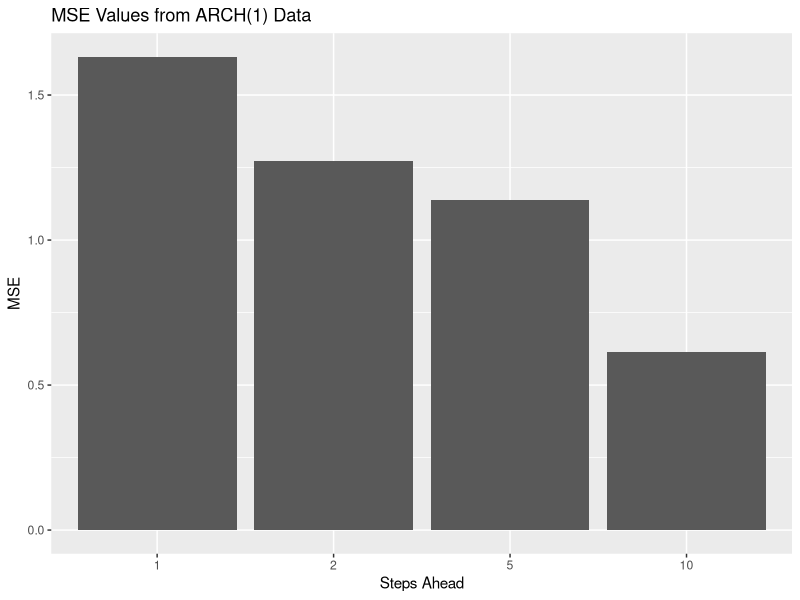
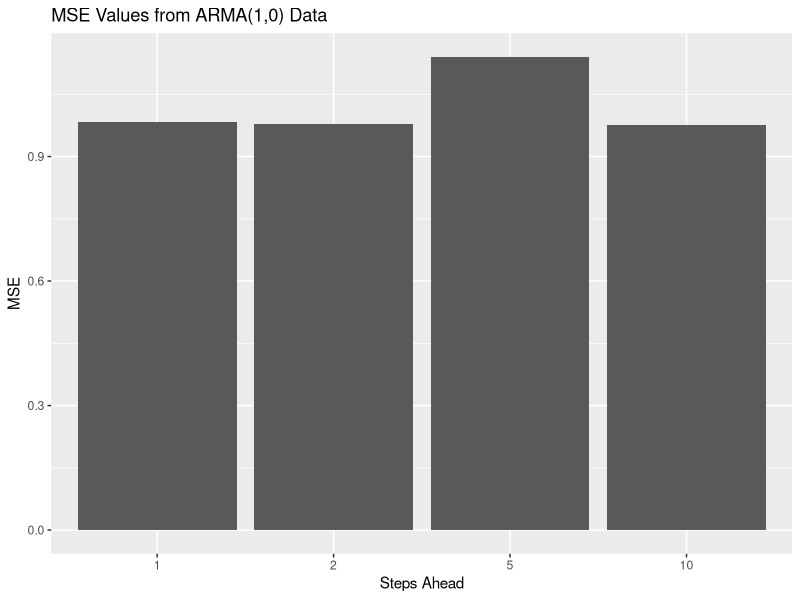
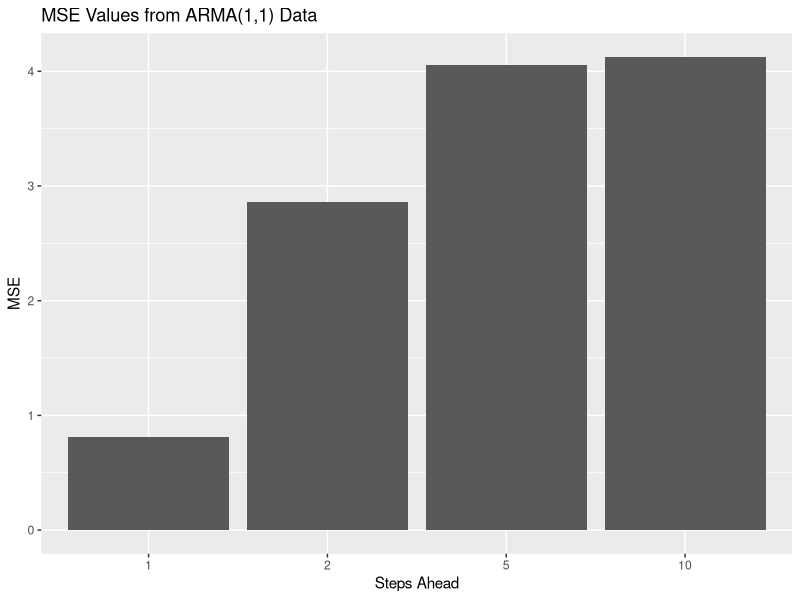
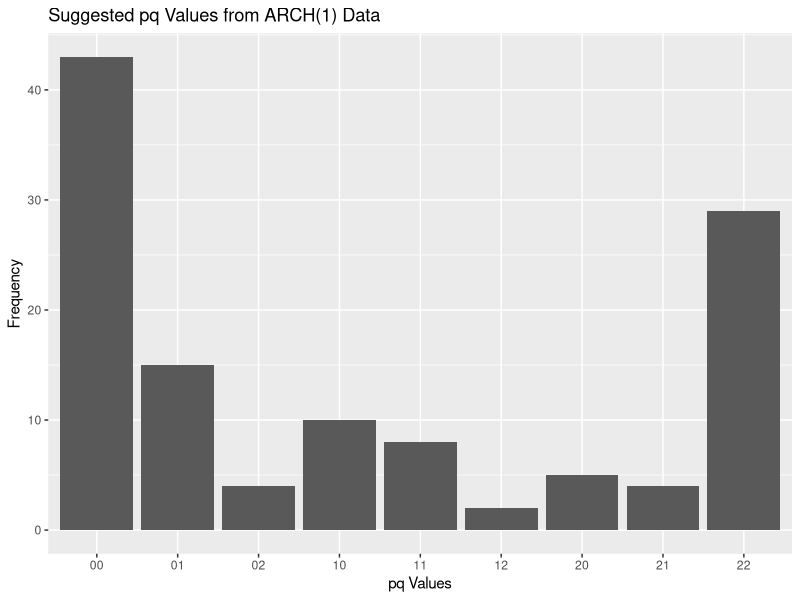
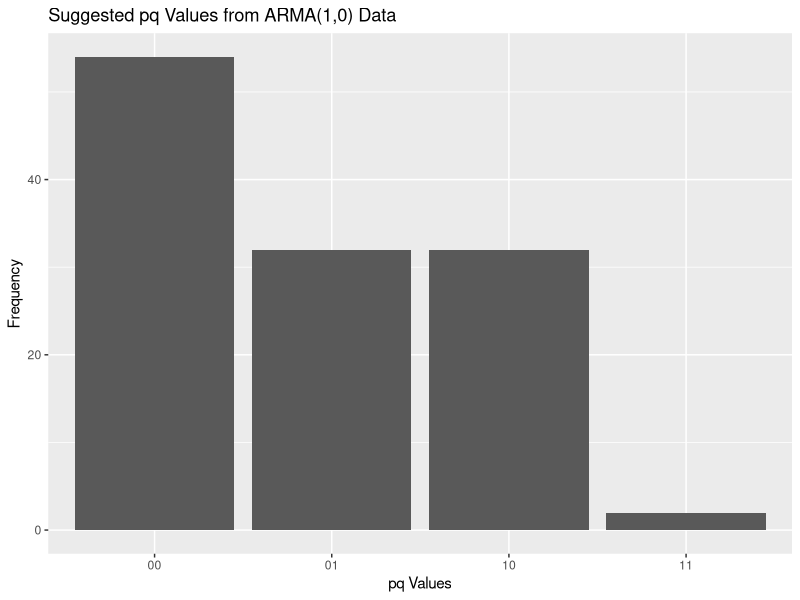
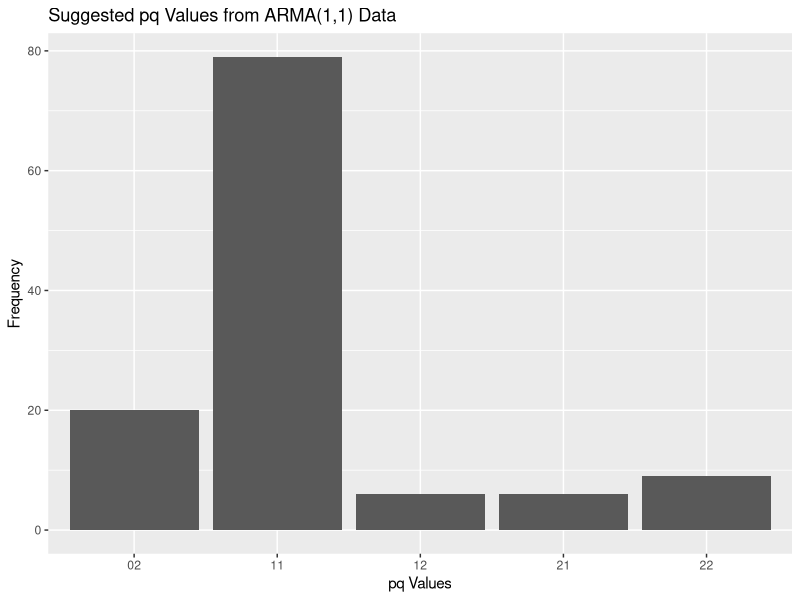

Here is the R script that generated these plots, in order:
# 443 Assignment

# This code makes use of the package ggplot2
# If this is not installed on your machine you need to run
# install.packages("ggplot2")
library(ggplot2)

# a)

# Number of times process is repeated
numA = 120 

# newARMAa: Runs a new ARMA(p,q) given n, ar, and ma. 
# n = number of ARMA(p,q) steps run
# ar = vector with coefficients for the AR portion
# ma = vector with coefficients for the MA portion
newARMAa <- function(n,ar,ma)
{
  sim.arma <- arima.sim(n=n, list(ar=ar,ma=ma), sd = sqrt(1))
  return(sim.arma)
}

#AICmatrixA: uses min/max inputs of p & q and creates numb matrices of AICs from the models used to fit 
#           ARMA(p,q). Finds the ARMA(p,q) model with the minimum AIC and uses that to predict
#           10 steps ahead using the predict function. Outputs list of matricies, list of (p,q) values with
#           the lowest AICs, forecasted values, and generated values.
# n = number of ARMA(p,q) steps run
# numb = number of times process is repeated
# pstart = minimum p used in ARMA(p,q) models used to fit
# pfinish = maximum p used in ARMA(p,q) models used to fit
# qstart = minimum q used in ARMA(p,q) models used to fit
# qfinish = maximum q used in ARMA(p,q) models used to fit
AICmatrixA <- function(n,numb,pstart,pfinish,qstart,qfinish)
{
  
  output <- list(); simData <- list(); mat <- list(); pqValues <- list(); forecast10 <- list()
  
  for (p in 1:numb)
  {
    # Generating simulated data from model 
    simData[[p]] <- newARMAa(n,c(0.5),c(1))
    mat[[p]] <- matrix(nrow = pfinish + 1,ncol = qfinish + 1)
    dimnames(mat[[p]]) <- list(c(pstart:pfinish),c(qstart:qfinish))
    
    for (i in pstart:pfinish)
    {
      for (l in qstart:qfinish)
      {
        # We pretend that we don't know p and q so we look at the matrix.
        k <- arima(simData[[p]][1:(n-10)], order=c(i,0,l), include.mean = F,method="ML") 
        mat[[p]][i+1,l+1] <- k$aic
      }
    }
    
    # Getting output of min aic values and the corresponding matrices
    output[[p]] <- mat[[p]]
    pqValues[p] <- paste(as.character(c(which(mat[[p]] == min(mat[[p]]), arr.ind = TRUE)) - 1),collapse="")
    pval <- which(mat[[p]] == min(mat[[p]]), arr.ind = TRUE)[1] - 1
    qval <- which(mat[[p]] == min(mat[[p]]), arr.ind = TRUE)[2] - 1
    
    # Predicting simData[[p]] for 10 steps ahead
    forecast10[p] <- predict(arima(simData[[p]][1:(n-10)], order=c(pval,0,qval),method="ML"),n.ahead=10)
  }
  
  out <- list(output,pqValues,forecast10,simData)
  return(out)
}

# Running the function to get output
outA <- AICmatrixA(110,numA,0,2,0,2)
# Extracting Matrices with AIC values
matricesA <- outA[[1]]
# Extracting the p & q values for the model 
pqValsA <- unlist(outA[2])
# Extracting the forecasts 
f10A <- outA[[3]]
# Extracting the simulated data
sDataA <- outA[[4]]

# Renaming the matricesA list with the corresponding p & q values
names(matricesA) <- pqValsA

# Creating table to see how many times it picked the correct p & q values
freqA <- table(pqValsA == "11")
# Getting the proportion 
proportionA <- freqA[[2]]/(freqA[[1]] + freqA[[2]])

# This part is getting the squarred differences between the forecasted and actual data
d10A <- list()

for (i in 1:numA)
{
  d10A[[i]] <- (sDataA[[i]][101:110] - f10A[[i]])^2
}

# This part is adding up all the values
sum10A <- c(0,0,0,0,0,0,0,0,0,0)

for (i in 1:numA)
{
  sum10A <- sum10A + d10A[[i]]
}

# Dividing to get the MSE values
mse10A <- sum10A/numA

# Getting the MSE's for 1,2,5,10 steps ahead forecast
mylistA <- mse10A[c(1,2,5,10)]

mylistA
table(pqValsA)
proportionA

# plot
# Makes the pq plots 
pqValsA.df <- as.data.frame(table(pqValsA))
pqPlot11 <- ggplot(data=pqValsA.df, aes(x=pqValsA, y=Freq)) + geom_bar(stat="identity")
pqPlot11 <- pqPlot11 + labs(title = "Suggested pq Values from ARMA(1,1) Data",x="pq Values",y="Frequency")

# Makes the MSE plots
mseNames <- c(1,2,5,10)
mseA.df <- data.frame(mseNames,mylistA)
msePlot11 <- ggplot(data = mseA.df, aes(x=factor(mseNames), y=mylistA)) + geom_bar(stat="identity")
msePlot11 <- msePlot11 + labs(title = "MSE Values from ARMA(1,1) Data",x="Steps Ahead",y="MSE")

# b)

# Number of times process is repeated
numB = 120 

# newARMAb: Runs a new ARMA(p,q) given n, ar, and ma. 
# n = number of ARMA(p,q) steps run
# ar = vector with coefficients for the AR portion
# ma = vector with coefficients for the MA portion
newARMAb <- function(n,ar)
{
  sim.arma <- arima.sim(n=n, model=list(ar=ar), sd = sqrt(1))
  return(sim.arma)
}

#AICmatrixB: uses min/max inputs of p & q and creates numb matrices of AICs from the models used to fit 
#           ARMA(p,q). Finds the ARMA(p,q) model with the minimum AIC and uses that to predict
#           10 steps ahead using the predict function. Outputs list of matricies, list of (p,q) values with
#           the lowest AICs, forecasted values, and generated values.
# n = number of ARMA(p,q) steps run
# numb = number of times process is repeated
# pstart = minimum p used in ARMA(p,q) models used to fit
# pfinish = maximum p used in ARMA(p,q) models used to fit
# qstart = minimum q used in ARMA(p,q) models used to fit
# qfinish = maximum q used in ARMA(p,q) models used to fit
AICmatrixB <- function(n,numb,pstart,pfinish,qstart,qfinish)
{
  
  output <- list(); simData <- list(); mat <- list(); pqValues <- list(); forecast10 <- list()
  
  for (p in 1:numb)
  {
    # Generating simulated data from model 
    simData[[p]] <- newARMAb(n,c(0.3))
    mat[[p]] <- matrix(nrow = pfinish + 1,ncol = qfinish + 1)
    dimnames(mat[[p]]) <- list(c(pstart:pfinish),c(qstart:qfinish))
    
    for (i in pstart:pfinish)
    {
      for (l in qstart:qfinish)
      {
        # We pretend that we don't know p and q so we look at the matrix.
        k <- arima(simData[[p]][1:(n-10)], order=c(i,0,l), include.mean = F,method="ML") 
        mat[[p]][i+1,l+1] <- k$aic
      }
    }
    
    # Getting output of min aic values and the corresponding matrices
    output[[p]] <- mat[[p]]
    pqValues[p] <- paste(as.character(c(which(mat[[p]] == min(mat[[p]]), arr.ind = TRUE)) - 1),collapse="")
    pval <- which(mat[[p]] == min(mat[[p]]), arr.ind = TRUE)[1] - 1
    qval <- which(mat[[p]] == min(mat[[p]]), arr.ind = TRUE)[2] - 1
    
    # Predicting simData[[p]] for 10 steps ahead
    forecast10[p] <- predict(arima(simData[[p]][1:(n-10)], order=c(pval,0,qval), method="ML"),n.ahead=10)
  }
  
  out <- list(output,pqValues,forecast10,simData)
  return(out)
}

# Running the function to get output
outB <- AICmatrixB(30,numB,0,1,0,1)
# Extracting Matrices with AIC values
matricesB <- outB[[1]]
# Extracting the p & q values for the model 
pqValsB <- unlist(outB[2])
# Extracting the forecasts 
f10B <- outB[[3]]
# Extracting the simulated data
sDataB <- outB[[4]]

# Renaming the matricesB list with the corresponding p & q values
names(matricesB) <- pqValsB

# Creating table to see how many times it picked the correct p & q values
freqB <- table(pqValsB == "10")
# Getting the proportion 
proportionB <- freqB[[2]]/(freqB[[1]] + freqB[[2]])

# This part is getting the squarred differences between the forecasted and actual data
d10B <- list()

for (i in 1:numB)
{
  d10B[[i]] <- (sDataB[[i]][21:30] - f10B[[i]])^2
}

# This part is adding up all the values
sum10B <- c(0,0,0,0,0,0,0,0,0,0)

for (i in 1:numB)
{
  sum10B <- sum10B + d10B[[i]]
}

# Dividing to get the MSE values
mse10B <- sum10B/numB

# Getting the MSE's for 1,2,5,10 steps ahead forecast
mylistB <- mse10B[c(1,2,5,10)]

mylistB
table(pqValsB)
proportionB

# plots
# Makes the pq plots 
pqValsB.df <- as.data.frame(table(pqValsB))
pqPlot10 <- ggplot(data=pqValsB.df, aes(x=pqValsB, y=Freq)) + geom_bar(stat="identity")
pqPlot10 <- pqPlot10 + labs(title = "Suggested pq Values from ARMA(1,0) Data",x="pq Values",y="Frequency")

# Makes the MSE plots
mseNames <- c(1,2,5,10)
mseB.df <- data.frame(mseNames,mylistB)
msePlot10 <- ggplot(data = mseB.df, aes(x=factor(mseNames), y=mylistB)) + geom_bar(stat="identity")
msePlot10 <- msePlot10 + labs(title = "MSE Values from ARMA(1,0) Data",x="Steps Ahead",y="MSE")

# c)

numC = 120 #Number of times process is repeated

# arch.sim: ARCH(1) function copied from slides
# n = number of ARCH(1) steps run
# omega = alpha 0 value for ARCH(1)
# alpha1 = alpha 1 value for ARCH(1)
# sigma = sigma value for ARCH(1)
arch.sim <- function(n, omega, alpha1, sigma)
{
  out <- sqrt(omega)
  for(i in 2:n)
  {
    out[i] <- sqrt(omega + alpha1*out[i-1]^2)*rnorm(1, sd=sigma)
  }
  out
}

# newARCH: Runs a new ARCH(1) given n, omega, and alpha1. We assume sigma = 1
# n = number of ARCH(1) steps run
# om = alpha 0 value for ARCH(1)
# alp = alpha 1 value for ARCH(1)
newARCH <- function(n,om,alp)
{
  sim.arch <- arch.sim(n=n, omega = om, alpha1 = alp, sigma = sqrt(1))
  return(sim.arch)
}

#AICmatrix: uses min/max inputs of p & q and creates numb matrices of AICs from the models used to fit 
#           ARCH(1) to ARMA(p,q). Finds the ARMA(p,q) model with the minimum AIC and uses that to predict
#           10 steps ahead using the predict function. Outputs list of matricies, list of (p,q) values with
#           the lowest AICs, forecasted values, and generated values.
# n = number of ARCH(1) steps run
# numb = number of times process is repeated
# pstart = minimum p used in ARMA models used to fit
# pfinish = maximum p used in ARMA models used to fit
# qstart = minimum q used in ARMA models used to fit
# qfinish = maximum q used in ARMA models used to fit
AICmatrixC <- function(n,numb,pstart,pfinish,qstart,qfinish)
{
  output <- list(); simData <- list(); mat <- list(); pqValues <- list(); forecast10 <- list()
  
  for (p in 1:numb)
  {
    # Generating simulated data from model 
    simData[[p]] <- newARCH(n,0.3,0.65)
    mat[[p]] <- matrix(nrow = pfinish + 1,ncol = qfinish + 1)
    dimnames(mat[[p]]) <- list(c(pstart:pfinish),c(qstart:qfinish))
    
    for (i in pstart:pfinish)
    {
      for (l in qstart:qfinish)
      {
        # We pretend that we don't know p and q so we look at the matrix.
        k <- arima(simData[[p]][1:(n-10)], order=c(i,0,l), include.mean = F, method="ML") 
        mat[[p]][i+1,l+1] <- k$aic
      }
    }
    
    # Getting output of min aic values and the corresponding matrices
    output[[p]] <- mat[[p]]
    pqValues[p] <- paste(as.character(c(which(mat[[p]] == min(mat[[p]]), arr.ind = TRUE)) - 1),collapse="")
    pval <- which(mat[[p]] == min(mat[[p]]), arr.ind = TRUE)[1] - 1
    qval <- which(mat[[p]] == min(mat[[p]]), arr.ind = TRUE)[2] - 1
    
    # Predicting simData[[p]] for 10 steps ahead
    forecast10[p] <- predict(arima(simData[[p]][1:(n-10)], order=c(pval,0,qval), method="ML"),n.ahead=10)
  }
  
  out <- list(output,pqValues,forecast10,simData)
  return(out)
}

# Runs AICmatrixC with 110 data points and with p & q values between 0-2
outC <- AICmatrixC(110,numC,0,2,0,2)
matricesC <- outC[[1]] # matricesC of AICs
pqValsC <- unlist(outC[2]) # pq values with lowest AICs
f10C <- outC[[3]] # forecasted values
sDataC <- outC[[4]] # generated ARCH values
names(matricesC) <- pqValsC

d10C <- list()

# Calculates SEs for each prediction
for (i in 1:numC)
{
  d10C[[i]] <- (sDataC[[i]][101:110] - f10C[[i]])^2
}

sum10C <- c(0,0,0,0,0,0,0,0,0,0)

# Sums SEs at each step
for (i in 1:numC)
{
  sum10C <- sum10C + d10C[[i]]
}

# calculates MSE
mse10C <- sum10C/numC

# MSEs for steps 1,2,5,10 isolated
mylistC <- mse10C[c(1,2,5,10)]

# Output
mylistC
table(pqValsC)

# plots
# Makes the pq plots 
pqValsC.df <- as.data.frame(table(pqValsC))
pqPlot1 <- ggplot(data=pqValsC.df, aes(x=pqValsC, y=Freq)) + geom_bar(stat="identity")
pqPlot1 <- pqPlot1 + labs(title = "Suggested pq Values from ARCH(1) Data",x="pq Values",y="Frequency")

# Makes the MSE plots
mseNames <- c(1,2,5,10)
mseC.df <- data.frame(mseNames,mylistC)
msePlot1 <- ggplot(data = mseC.df, aes(x=factor(mseNames), y=mylistC)) + geom_bar(stat="identity")
msePlot1 <- msePlot1 + labs(title = "MSE Values from ARCH(1) Data",x="Steps Ahead",y="MSE")
